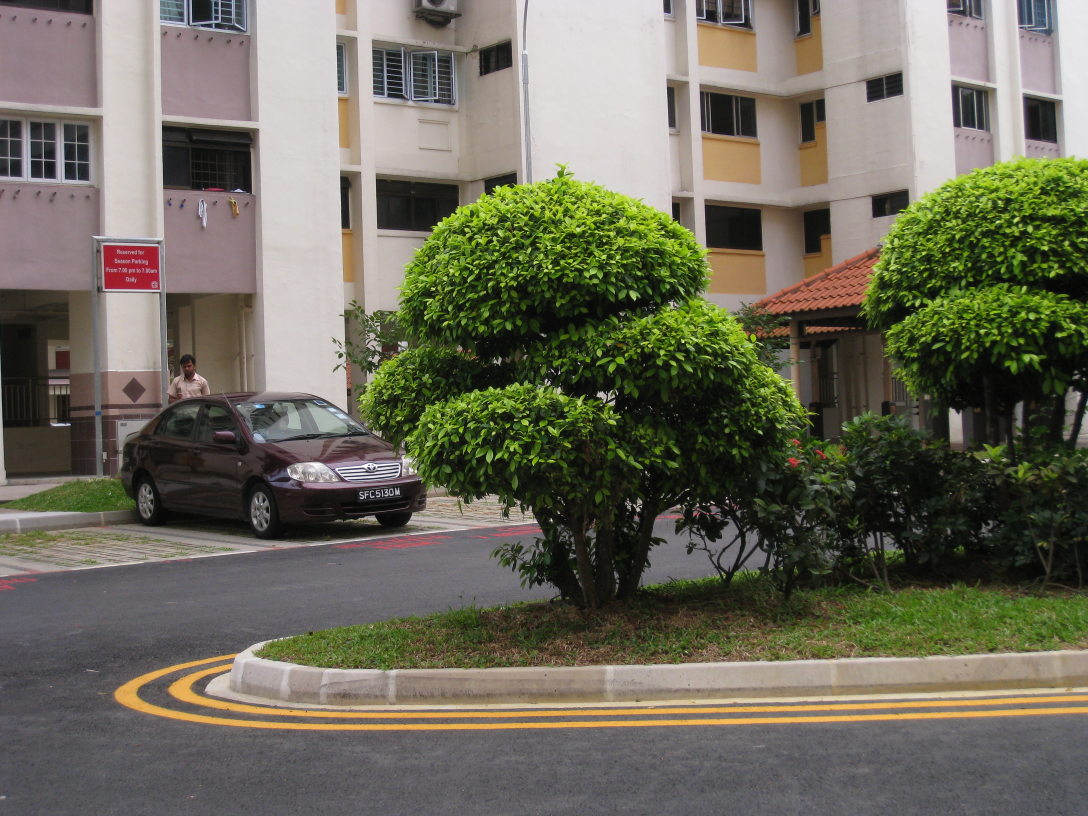
#> input picture STB_0032.jpeg, 3264 x 2448 px, given in place of STB_0032.JPG, which was not available (shown at 1/3 size)
$ python 'make_report_figures .py' --data_dir . --results_dir out
#> lines starting #> are read from the running program, lines starting #| are printed output that depends on the picture; pictures that were not available may be replaced by others from this repository, and a replacement may not be noted
from __future__ import annotations
import argparse
import json
import os
from pathlib import Path
from typing import Tuple
import cv2
import numpy as np
import pandas as pd
import matplotlib.pyplot as plt

# Small utilities
def imread_bgr(path: str) -> np.ndarray:
#> called with path = './STB_0032.JPG'
    img = cv2.imread(path, cv2.IMREAD_COLOR)
#> img is the input picture: shape (2448, 3264, 3); mean B, G, R 91.2, 106.5, 109
#> call 2 of imread_bgr, with path = './STC_0033.JPG'
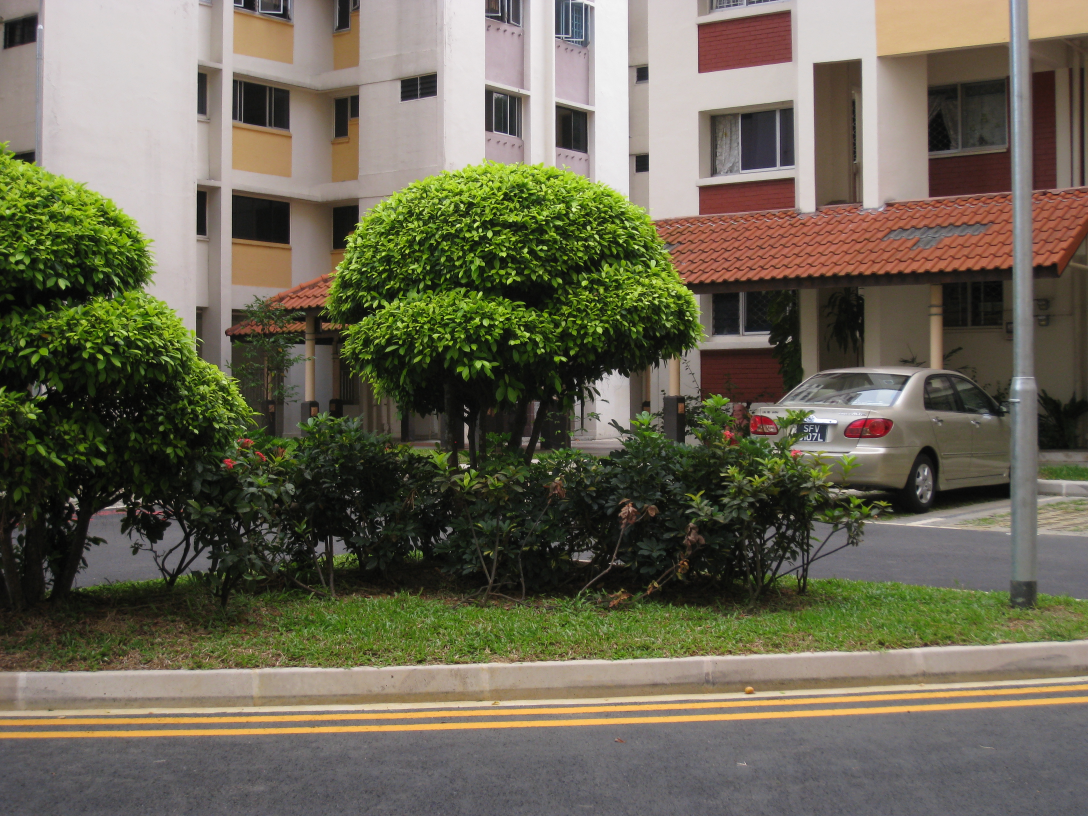
#> input picture STC_0033.jpeg, 3264 x 2448 px, given in place of STC_0033.JPG, which was not available (shown at 1/3 size)
#> in imread_bgr, img is the input picture: shape (2448, 3264, 3); mean B, G, R 83.9, 102.5, 106.7
    if img is None:
        raise FileNotFoundError(path)
    return img

def ensure_dir(d: str) -> None:
    os.makedirs(d, exist_ok=True)

def find_file_with_ext(stem_path: str, exts=(".png", ".jpg", ".jpeg")) -> str:
    for e in exts:
        p = stem_path + e
        if os.path.exists(p):
            return p
    raise FileNotFoundError(f"Missing file: {stem_path}{{{','.join(exts)}}}")

# Matching visualization

def detect_and_match(img1_bgr: np.ndarray, img2_bgr: np.ndarray, feature: str = "SIFT",
                     max_features: int = 1200, ratio: float = 0.75) -> Tuple[int, int, np.ndarray]:
    """Return (good_matches, inliers, vis_image)."""
#> called with feature = 'ORB', max_features = 1000, ratio = 0.8
    g1 = cv2.cvtColor(img1_bgr, cv2.COLOR_BGR2GRAY)
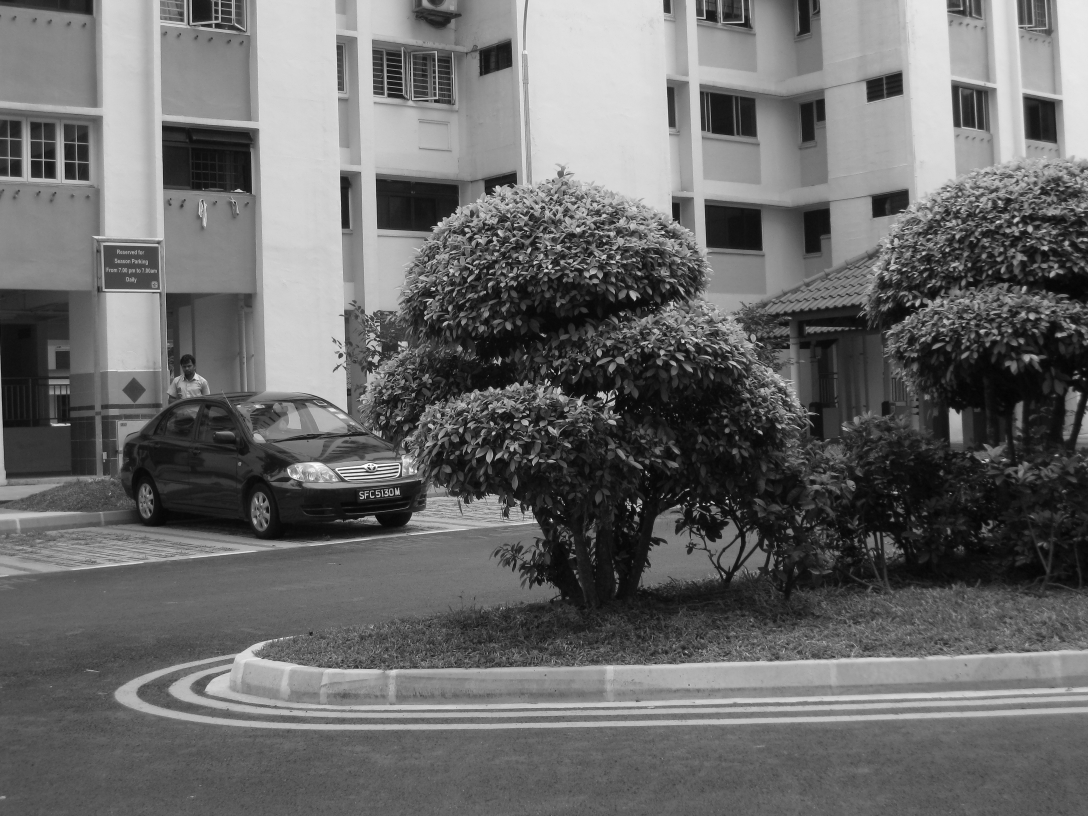
#> g1: shape (2448, 3264) (shown at 1/3 size); min 0, max 255, mean 105.5
    g2 = cv2.cvtColor(img2_bgr, cv2.COLOR_BGR2GRAY)
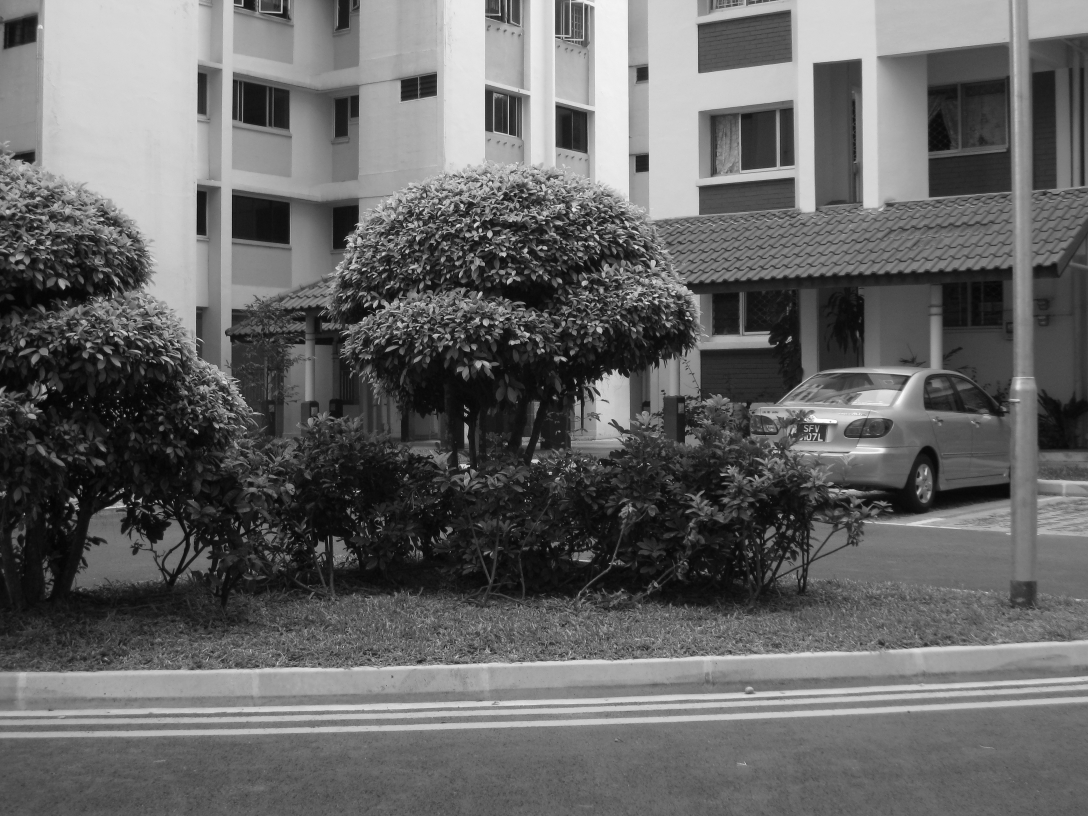
#> g2: shape (2448, 3264) (shown at 1/3 size); min 0, max 255, mean 101.6
    if feature.upper() == "ORB":
        det = cv2.ORB_create(nfeatures=max_features)
        norm = cv2.NORM_HAMMING
    else:
        det = cv2.SIFT_create(nfeatures=max_features)
        norm = cv2.NORM_L2
    k1, d1 = det.detectAndCompute(g1, None)
#> k1 = 1000 keypoints; strongest (x, y, size): (1939, 1418, 31), (2124, 1511, 31), (1136, 1483, 37.2), (1939, 1417, 37.2)
    k2, d2 = det.detectAndCompute(g2, None)
#> k2 = 1000 keypoints; strongest (x, y, size): (1409, 1397, 31), (1802, 1390, 31), (1070, 1474, 31), (1801, 1390, 37.2)
    if d1 is None or d2 is None or len(k1) < 8 or len(k2) < 8:
        vis = np.hstack([img1_bgr, img2_bgr])
        return 0, 0, vis
    bf = cv2.BFMatcher(norm)
    knn =bf.knnMatch(d1, d2, k=2)
#> knn = 1000 matches
    good = []
    for m, n in knn:
        if m.distance < ratio * n.distance:
            good.append(m)
#> after the loop, good = 47 matches
    # Mutual cross-check (simple): keep matches that are best in both directions
    knn2 = bf.knnMatch(d2, d1, k=1)
#> knn2 = 1000 matches
    best21 ={m.queryIdx: m.trainIdx for [m] in knn2}
#> best21 = 1000 items
    good_cc =[m for m in good if best21.get(m.trainIdx, -1) == m.queryIdx]
#> good_cc = 39 matches
    if len(good_cc) < 8:
        vis =cv2.drawMatches(img1_bgr, k1, img2_bgr, k2, good_cc, None,
                              flags=cv2.DrawMatchesFlags_NOT_DRAW_SINGLE_POINTS)
        return len(good_cc), 0, vis
    pts1 = np.float32([k1[m.queryIdx].pt for m in good_cc])
#> pts1 = 39 pairs, first value 586.8 to 3138.9, second value 558.7 to 1547
    pts2 = np.float32([k2[m.trainIdx].pt for m in good_cc])
#> pts2 = 39 pairs, first value 73.44 to 1905.6, second value 645 to 1542.2
    H, inl = cv2.findHomography(pts1, pts2, cv2.RANSAC, 3.0)
#> H = [[1.18, -0.137, -1930.9], [0.0859, 1.08, -225.6], [4.25e-05, -3.19e-05, 1]]; inl = 39 values, max 1 at index 11, min 0 at index 0, mean 0.333
    inliers = int(inl.sum()) if inl is not None else 0
#> inliers = 13

    # Draw only inlier matches for clarity
    inlier_matches = [m for m, keep in zip(good_cc, inl.ravel().tolist() if inl is not None else []) if keep]
#> inlier_matches = 13 matches
    vis = cv2.drawMatches(img1_bgr, k1, img2_bgr, k2, inlier_matches, None,
                          flags=cv2.DrawMatchesFlags_NOT_DRAW_SINGLE_POINTS)
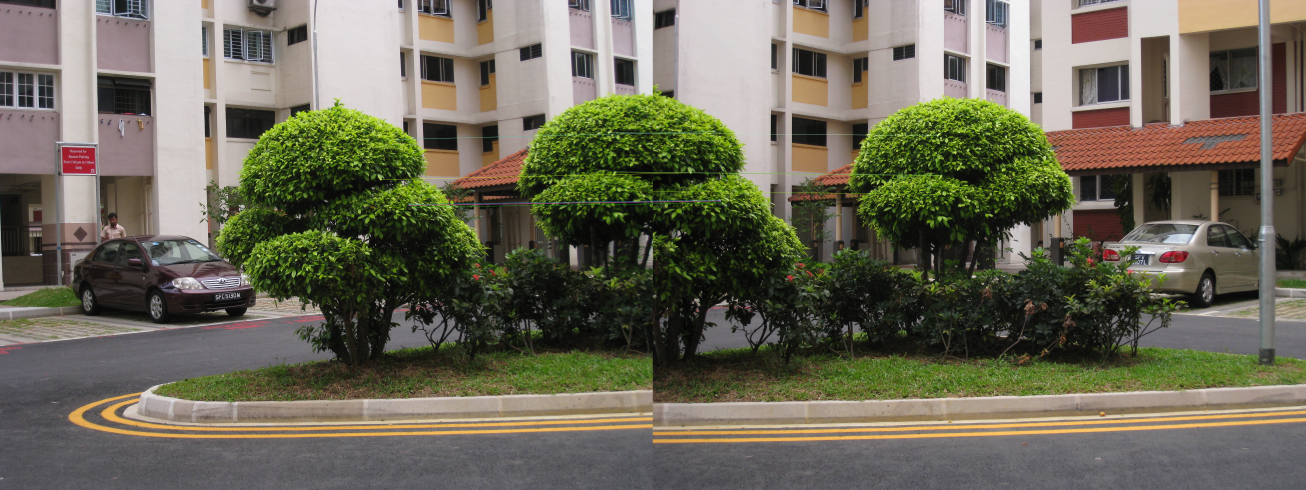
#> vis: shape (2448, 6528, 3) (shown at 1/5 size); mean B, G, R 87.7, 104.6, 107.9
    return len(good_cc), inliers, vis

# Figure generators

def fig_matches_orb_vs_sift(data_dir: str, out_dir: str) -> str:
    p1 = os.path.join(data_dir, "STB_0032.JPG")
    p2 = os.path.join(data_dir, "STC_0033.JPG")
    img1 = imread_bgr(p1)
    img2 = imread_bgr(p2)
    # ORB
    g_orb, i_orb, vis_orb = detect_and_match(img1, img2, feature="ORB", max_features=1000, ratio=0.80)
#> g_orb = 39; i_orb = 13
    # SIFT
    g_sift, i_sift, vis_sift = detect_and_match(img1, img2, feature="SIFT", max_features=1200, ratio=0.75)
#> call 2 of detect_and_match, with feature = 'SIFT', max_features = 1200, ratio = 0.75
#> in detect_and_match (call 2), `k1, d1 = det.detectAndCompute(g1, None)`: k1 = 1200 keypoints; strongest (x, y, size): (2125, 1512, 3.5), (2111, 1513, 3.4), (3126, 356, 80.7), (2182, 1504, 4.9)
#> in detect_and_match (call 2), `k2, d2 = det.detectAndCompute(g2, None)`: k2 = 1201 keypoints; strongest (x, y, size): (1719, 385, 80), (1433, 1400, 2.3), (1592, 1493, 2.1), (1196, 1418, 2)
#> in detect_and_match (call 2), `knn =bf.knnMatch(d1, d2, k=2)`: knn = 1200 matches
#> in detect_and_match (call 2), `knn =bf.knnMatch(d1, d2, k=2)`:
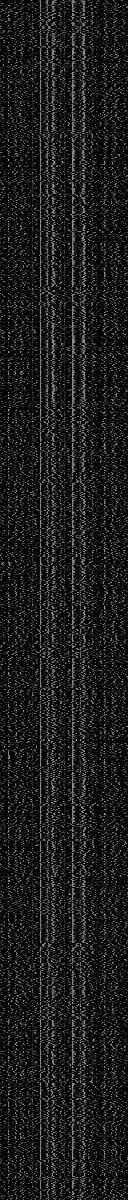
#> d1: shape (1200, 128) float32; min 0, max 184, mean 26.9
#> after the loop in detect_and_match (call 2), `for m, n in knn:`: good = 87 matches
#> in detect_and_match (call 2), `knn2 = bf.knnMatch(d2, d1, k=1)`: knn2 = 1201 matches
#> in detect_and_match (call 2), `knn2 = bf.knnMatch(d2, d1, k=1)`:
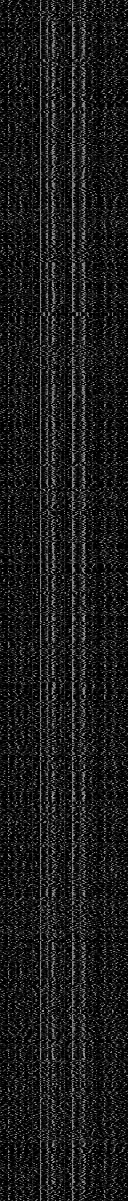
#> d2: shape (1201, 128) float32; min 0, max 171, mean 27.1
#> in detect_and_match (call 2), `best21 ={m.queryIdx: m.trainIdx for [m] in knn2}`: best21 = 1201 items
#> in detect_and_match (call 2), `good_cc =[m for m in good if best21.get(m.trainIdx, -1) == m.queryIdx]`: good_cc = 84 matches
#> in detect_and_match (call 2), `pts1 = np.float32([k1[m.queryIdx].pt for m in good_cc])`: pts1 = 84 pairs, first value 502.4 to 3248.3, second value 52.93 to 1533.7
#> in detect_and_match (call 2), `pts2 = np.float32([k2[m.trainIdx].pt for m in good_cc])`: pts2 = 84 pairs, first value 73.28 to 2437.1, second value 15.93 to 1503.3
#> in detect_and_match (call 2), `H, inl = cv2.findHomography(pts1, pts2, cv2.RANSAC, 3.0)`: H = [[1.19, -0.1, -1968.2], [0.0816, 1.1, -227.3], [3.87e-05, -1.63e-05, 1]]; inl = 84 values, max 1 at index 0, min 0 at index 3, mean 0.452
#> in detect_and_match (call 2), `inliers = int(inl.sum()) if inl is not None else 0`: inliers = 38
#> in detect_and_match (call 2), `inlier_matches = [m for m, keep in zip(good_cc, inl.ravel().tolist() i..`: inlier_matches = 38 matches
#> g_sift = 84; i_sift = 38
    # Stack
    vis_orb = cv2.putText(vis_orb, f"ORB (good={g_orb}, inliers={i_orb})", (20, 40),
                          cv2.FONT_HERSHEY_SIMPLEX, 1.0, (255, 255, 255), 2, cv2.LINE_AA)
    vis_sift = cv2.putText(vis_sift, f"SIFT (good={g_sift}, inliers={i_sift})", (20, 40),
                           cv2.FONT_HERSHEY_SIMPLEX, 1.0, (255, 255, 255), 2, cv2.LINE_AA)
    # Make same width
    w = max(vis_orb.shape[1], vis_sift.shape[1])
#> w = 6528
    def pad_to(img, w):
        if img.shape[1] == w:
            return img
        pad = w - img.shape[1]
        return cv2.copyMakeBorder(img, 0, 0, 0, pad, cv2.BORDER_CONSTANT, value=(0, 0, 0))
    panel = np.vstack([pad_to(vis_orb, w), pad_to(vis_sift, w)])
    out_path = os.path.join(out_dir, "fig_matches_orb_vs_sift.png")
    cv2.imwrite(out_path, panel)
    return out_path

def fig_inliers_per_pair(results_dir: str, out_dir: str) -> str:
    orb_meta = json.load(open(find_file_with_ext(os.path.join(results_dir, "orb_seammb_meta"), exts=(".json",))))
    sift_meta = json.load(open(find_file_with_ext(os.path.join(results_dir, "sift_seammb_meta"), exts=(".json",))))
    orb = orb_meta.get("inliers_counts", [])
    sift = sift_meta.get("inliers_counts", [])
    x = np.arange(1, max(len(orb), len(sift)) + 1)
    plt.figure(figsize=(6.2, 3.2))
    if orb:
        plt.plot(np.arange(1, len(orb) + 1), orb, marker='o', label='ORB')
    if sift:
        plt.plot(np.arange(1, len(sift) + 1), sift, marker='o', label='SIFT')
    plt.title("RANSAC Inliers per Adjacent Pair (Higher is Better)")
    plt.xlabel("Adjacent pair index (k → k+1)")
    plt.ylabel("Inliers")
    plt.grid(True, alpha=0.3)
    plt.legend()
    out_path = os.path.join(out_dir, "fig_inliers_per_pair.png")
    plt.tight_layout()
    plt.savefig(out_path, dpi=200)
    plt.close()
    return out_path

# [103 lines left out: functions fig_seam_energy, _best_diff_patch, fig_zoom_sift_blend_diff, fig_orb_failure, fig_orb_blend_diff, not called in this run]

def generate_all_figures(data_dir: str, results_dir: str, out_dir: str) -> None:
    ensure_dir(out_dir)
    fig_matches_orb_vs_sift(data_dir, out_dir)
    fig_inliers_per_pair(results_dir, out_dir)
    fig_seam_energy(results_dir, out_dir)
    fig_zoom_sift_blend_diff(results_dir, out_dir)
    fig_orb_failure(results_dir, out_dir)
    fig_orb_blend_diff(results_dir, out_dir)

def main():
    ap = argparse.ArgumentParser()
    ap.add_argument("--data_dir", required=True)
    ap.add_argument("--results_dir", required=True)
    ap.add_argument("--out_dir", default="figures")
    args = ap.parse_args()
    generate_all_figures(args.data_dir, args.results_dir, args.out_dir)
    print("[OK] Figures saved to", args.out_dir)

if __name__ == "__main__":
#> (the run stopped early here; a loop or call above may not have finished)
